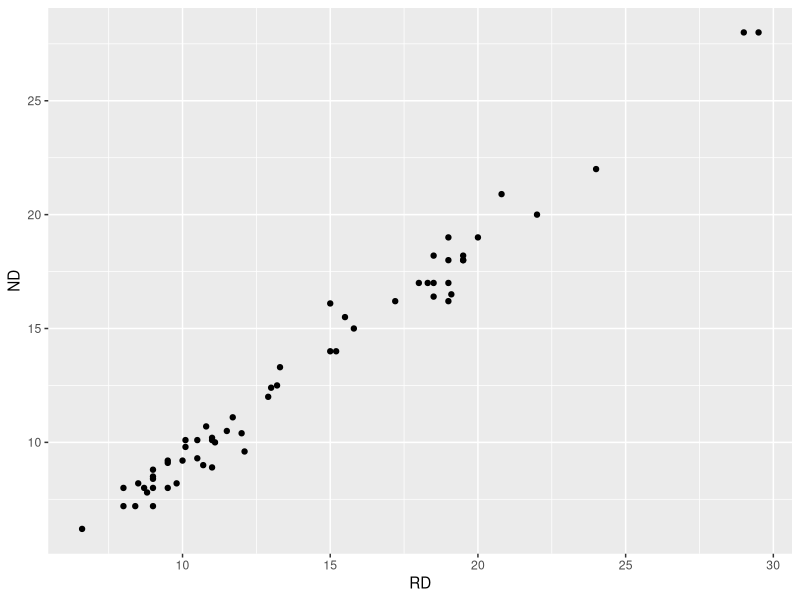
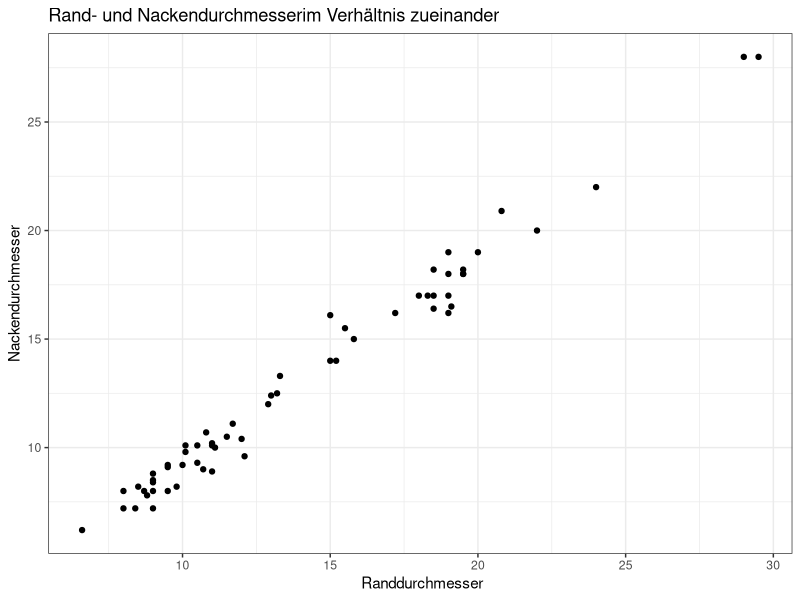
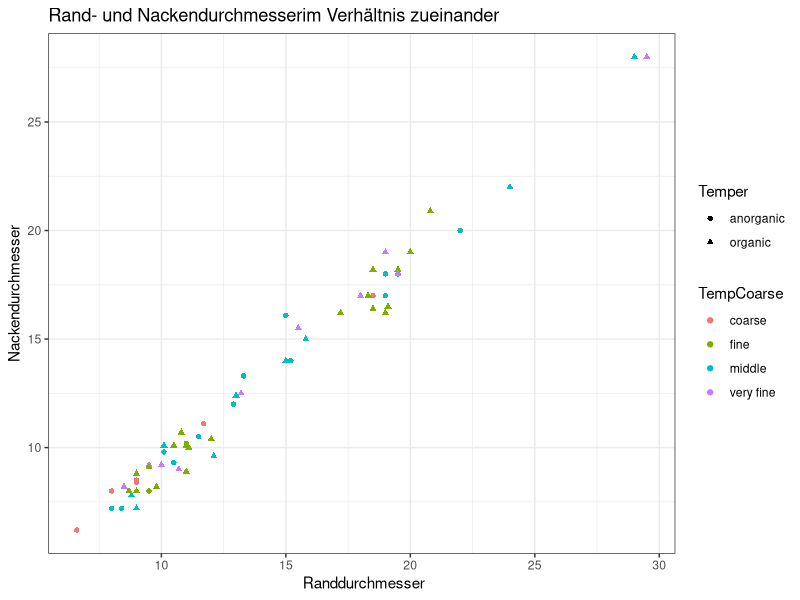
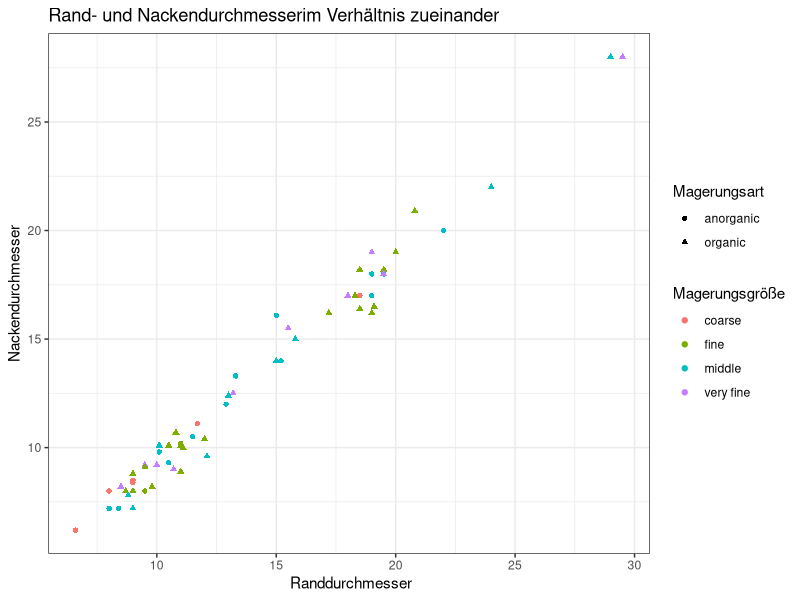
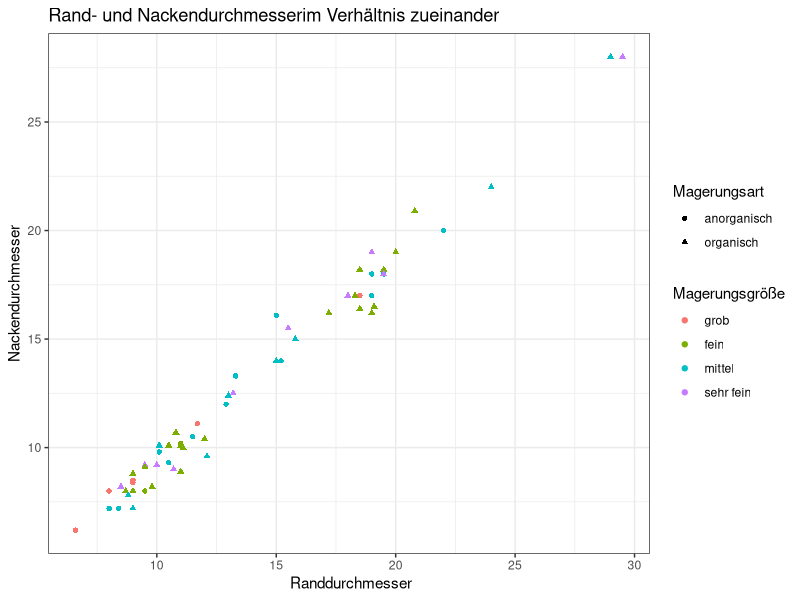
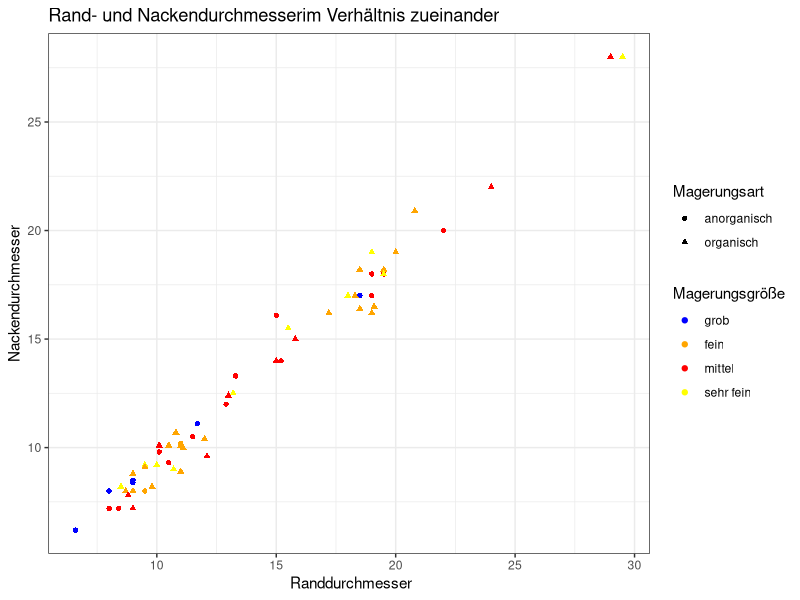
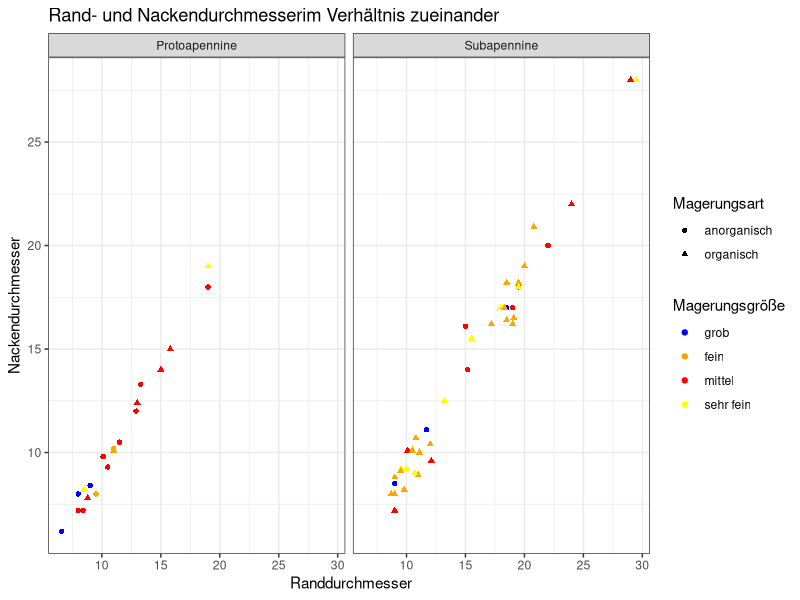

Recreate these plots in R, in order.
## ---- chunk 1
knitr::opts_chunk$set(echo = TRUE,
                      eval= TRUE)

library(ggplot2)
BACups <- read.csv2("../data/BACups_tempered.csv", sep = ";")

## ---- chunk 2

ggplot(data = BACups)+
  geom_point(aes(x = RD, # Variable auf der x-Achse
                 y = ND)) #Variable auf der y-Achse

## ---- chunk 3
ggplot(data = BACups)+
  geom_point(aes(x = RD, 
                 y = ND)) + 
  labs(x =" Randdurchmesser",
       y ="Nackendurchmesser",
       title = "Rand- und Nackendurchmesserim Verhältnis zueinander")+
  theme_bw()

## ---- chunk 4

ggplot(data = BACups)+
  geom_point(aes(x = RD, 
                 y = ND, 
                 shape = Temper, # Form der Punkte
                 color = TempCoarse)) + # Farbe d. Punkte
  labs(x =" Randdurchmesser",
       y ="Nackendurchmesser",
       title = "Rand- und Nackendurchmesserim Verhältnis zueinander")+
  theme_bw()

## ---- chunk 5
ggplot(data = BACups)+
  geom_point(aes(x = RD, 
                 y = ND, 
                 shape = Temper, # Form der Punkte
                 color = TempCoarse)) + # Farbe d. Punkte
  labs(x =" Randdurchmesser",
       y ="Nackendurchmesser",
       title = "Rand- und Nackendurchmesserim Verhältnis zueinander")+
  scale_color_discrete(name  ="Magerungsgröße")+
  scale_shape_discrete(name  ="Magerungsart")+
  theme_bw()
## ---- chunk 6
ggplot(data = BACups)+
  geom_point(aes(x = RD, 
                 y = ND, 
                 shape = Temper, # Form der Punkte
                 color = TempCoarse)) + # Farbe d. Punkte
  labs(x =" Randdurchmesser",
       y ="Nackendurchmesser",
       title = "Rand- und Nackendurchmesserim Verhältnis zueinander")+
  scale_color_discrete(name  ="Magerungsgröße",
                       labels = c("grob", "fein", "mittel", "sehr fein")) +
  scale_shape_discrete(name  ="Magerungsart",
                       labels = c("anorganisch", "organisch") )+
  theme_bw()
## ---- chunk 7
ggplot(data = BACups)+
  geom_point(aes(x = RD, 
                 y = ND, 
                 shape = Temper, # Form der Punkte
                 color = TempCoarse)) + # Farbe d. Punkte
  labs(x =" Randdurchmesser",
       y ="Nackendurchmesser",
       title = "Rand- und Nackendurchmesserim Verhältnis zueinander")+
  scale_color_manual(name  ="Magerungsgröße",
                       labels = c("grob", "fein", "mittel", "sehr fein"),
                       values = c("blue", "orange", "red", "yellow")) +
  scale_shape_discrete(name  ="Magerungsart",
                       labels = c("anorganisch", "organisch") )+
  theme_bw()
## ---- chunk 8
  ggplot(data = BACups)+
  geom_point(aes(x = RD, 
                 y = ND, 
                 shape = Temper, # Form der Punkte
                 color = TempCoarse)) + # Farbe d. Punkte
  labs(x =" Randdurchmesser",
       y ="Nackendurchmesser",
       title = "Rand- und Nackendurchmesserim Verhältnis zueinander")+
    scale_color_manual(name  ="Magerungsgröße",
                       labels = c("grob", "fein", "mittel", "sehr fein"),
                       values = c("blue", "orange", "red", "yellow")) +
  scale_shape_discrete(name  ="Magerungsart",
                       labels = c("anorganisch", "organisch") )+
  facet_grid(.~Phase)+ #Aufspalten der Grafik in zwei Teil nach Phase
  theme_bw()
